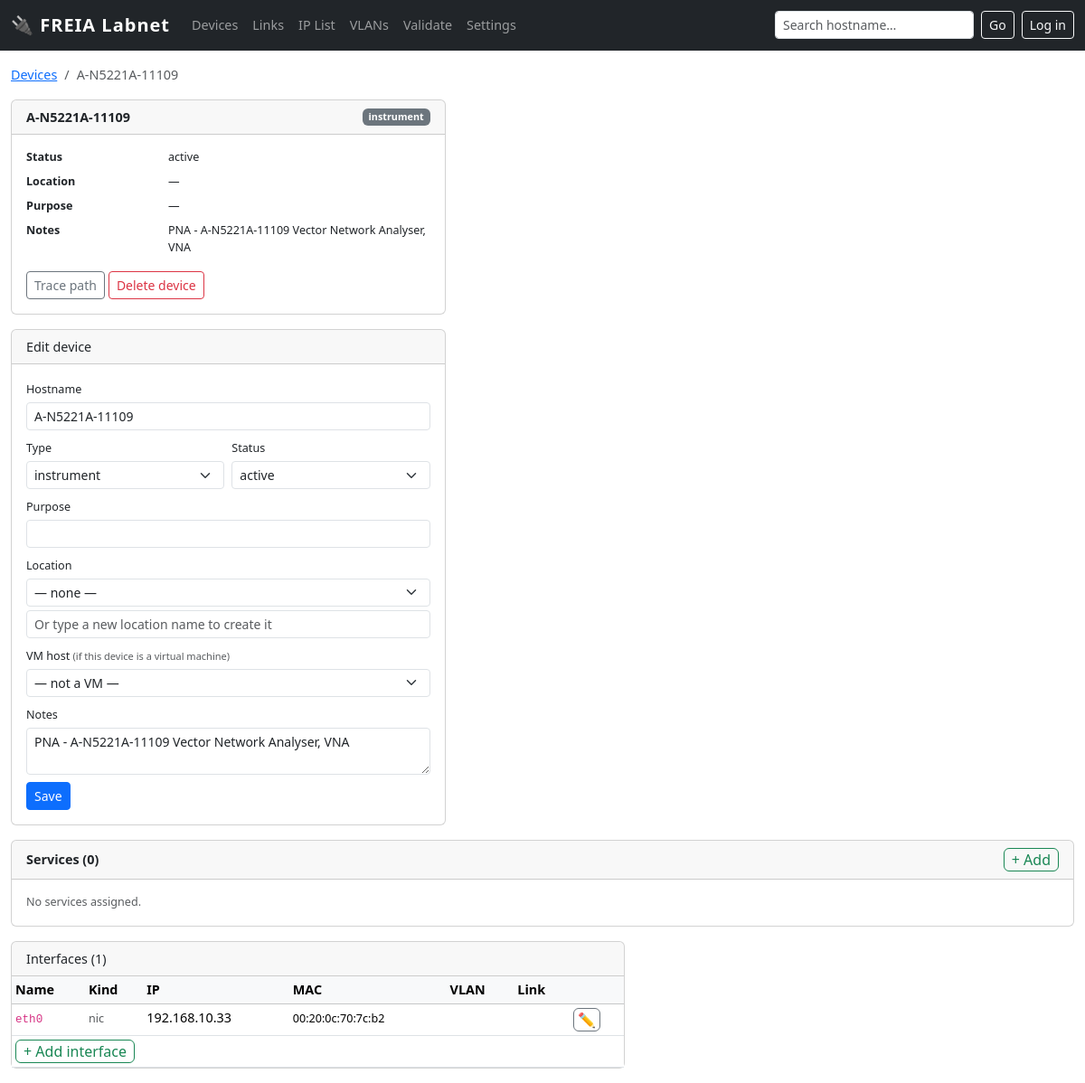
Screenshot of /device/96 with the database file from the repository.
### tables this page shows
CREATE TABLE "device" (
    id INTEGER PRIMARY KEY,
    hostname TEXT UNIQUE,
    kind TEXT NOT NULL,
    vendor_model TEXT,
    os TEXT,
    serial TEXT,
    location_id INTEGER REFERENCES location(id),
    owner TEXT,
    purpose TEXT,
    status TEXT NOT NULL DEFAULT 'active' CHECK(status IN (
        'active','spare','loan','disconnected','retired','planned'
    )),
    notes TEXT,
    vm_host_id INTEGER REFERENCES device(id)
);

CREATE TABLE enum_value (
        id       INTEGER PRIMARY KEY,
        category TEXT NOT NULL,
        value    TEXT NOT NULL,
        UNIQUE(category, value)
    );

CREATE TABLE iface (
    id INTEGER PRIMARY KEY,
    device_id INTEGER NOT NULL REFERENCES device(id) ON DELETE CASCADE,
    name TEXT NOT NULL,                 -- 'eth0','eno5','br0' for NICs; '24','C02-11A-13','P2' for ports
    kind TEXT NOT NULL CHECK(kind IN ('nic','port')),
    mac TEXT,                           -- validate format if present
    ip TEXT,
    prefix INTEGER,
    vlan_id INTEGER,
    notes TEXT, mode TEXT NOT NULL DEFAULT 'access', ip_mode TEXT DEFAULT 'static',  
    UNIQUE(device_id, name)
);

### app.py (the view, shortened to what this page needs)
@app.route('/device/<int:dev_id>')
def device(dev_id):
    dev = query(
        "SELECT d.*, l.name as location_name FROM device d "
        "LEFT JOIN location l ON l.id=d.location_id WHERE d.id=?",
        (dev_id,), one=True)
    if not dev:
        flash('Device not found', 'danger')
        return redirect(url_for('devices'))
    ifaces = query(
        "SELECT i.*, v.vid, v.name as vlan_name FROM iface i "
        "LEFT JOIN vlan v ON v.id=i.vlan_id WHERE i.device_id=?"
        " ORDER BY CAST(i.name AS INTEGER), i.name",
        (dev_id,))
    links = {}
    for iface in ifaces:
        lnks = query("""
            SELECT l.id as link_id, l.cable_nr, l.status, cr.type as cable_type,
                   CASE WHEN l.a_iface_id=? THEN l.b_iface_id ELSE l.a_iface_id END as remote_iface_id
            FROM link l LEFT JOIN cable_ref cr ON cr.nr=l.cable_nr
            WHERE l.a_iface_id=? OR l.b_iface_id=?
        """, (iface['id'], iface['id'], iface['id']))
    dev_services = query("""
        SELECT ds.id, s.name, s.category, ds.role, ds.notes
        FROM device_service ds JOIN service s ON s.id=ds.service_id
        WHERE ds.device_id=? ORDER BY s.category, s.name
    """, (dev_id,))
    all_services = query("SELECT id, name, category FROM service ORDER BY category, name")
    assigned_ids = {r['id'] for r in dev_services}
    avail_services = [s for s in all_services if s['id'] not in assigned_ids]
    vm_host = None
    if dev['vm_host_id']:
        vm_host = query("SELECT id, hostname FROM device WHERE id=?",
                        (dev['vm_host_id'],), one=True)
    hosted_vms = query(
        "SELECT id, hostname FROM device WHERE vm_host_id=? ORDER BY hostname",
        (dev_id,))
    locations = query("SELECT id, name, building, rack FROM location ORDER BY name")
    vlans     = query("SELECT id, vid, name FROM vlan ORDER BY vid")
    all_devs  = query("SELECT id, hostname FROM device ORDER BY hostname")
    return render_template('device.html', dev=dev, ifaces=ifaces, links=links,
        kinds=device_kinds(), statuses=device_statuses(), iface_kinds=IFACE_KINDS,
        locations=locations, vlans=vlans, all_devs=all_devs,
        dev_services=dev_services, avail_services=avail_services,
        vm_host=vm_host, hosted_vms=hosted_vms)

### app.py (called while the page is built)
@app.before_request
def _require_login_for_writes():
    if not _AUTH_HASH:
        return                            # no password set → open (dev mode)
    if request.endpoint in ('login', 'logout', 'static'):
        return
    if request.method == 'POST' and not current_user.is_authenticated:
        flash('Please log in to make changes.', 'warning')
        return redirect(url_for('login'))

def get_enum(category):
    try:
        rows = query("SELECT value FROM enum_value WHERE category=? ORDER BY value", (category,))
        return [r['value'] for r in rows]
    except Exception:
        return []

def device_kinds():    return get_enum('device_kind')

def device_statuses(): return get_enum('device_status')

def get_db():
    db = getattr(g, '_database', None)
    if db is None:
        db = g._database = sqlite3.connect(LABNET_PATH)
        db.row_factory = sqlite3.Row
        db.execute('PRAGMA foreign_keys = ON')
    return db

def query(sql, args=(), one=False):
    cur = get_db().execute(sql, args)
    rv = cur.fetchall()
    return (rv[0] if rv else None) if one else rv

### templates/device.html (shortened to what this page needs)
{% extends "base.html" %}
{% block content %}
<nav aria-label="breadcrumb" class="mb-2">
  <ol class="breadcrumb">
    <li class="breadcrumb-item"><a href="/devices">Devices</a></li>
    <li class="breadcrumb-item active">{{ dev['hostname'] }}</li>
  </ol>
</nav>
<div class="row g-3">
  <div class="col-lg-5">
    <div class="card mb-3">
      <div class="card-header d-flex justify-content-between align-items-center">
        <strong>{{ dev['hostname'] }}</strong>
        <span class="badge bg-secondary">{{ dev['kind'] }}</span>
      </div>
      <div class="card-body">
        <dl class="row mb-0 small">
          <dt class="col-4">Status</dt><dd class="col-8">{{ dev['status'] }}</dd>
          <dt class="col-4">Location</dt><dd class="col-8">{{ dev['location_name'] or '—' }}</dd>
          <dt class="col-4">Purpose</dt><dd class="col-8">{{ dev['purpose'] or '—' }}</dd>
          <dt class="col-4">Notes</dt><dd class="col-8">{{ dev['notes'] or '—' }}</dd>
        </dl>
        <div class="mt-2 d-flex flex-wrap gap-1">
          <a href="/trace/{{ dev['hostname'] }}" class="btn btn-sm btn-outline-secondary">Trace path</a>
          <form method="post" action="/device/{{ dev['id'] }}/delete" class="d-inline"
                onsubmit="return confirm('Delete {{ dev['hostname'] }}? This cannot be undone.')">
            <button class="btn btn-sm btn-outline-danger" type="submit">Delete device</button>
          </form>
        </div>
      </div>
    </div>
    <div class="card">
      <div class="card-header">Edit device</div>
      <div class="card-body">
        <form method="post" action="/device/{{ dev['id'] }}/edit">
          <div class="mb-2">
            <label class="form-label small mb-1">Hostname</label>
            <input type="text" name="hostname" class="form-control form-control-sm"
                   value="{{ dev['hostname'] or '' }}" required>
          </div>
          <div class="row g-2 mb-2">
            <div class="col">
              <label class="form-label small mb-1">Type</label>
              <select name="kind" class="form-select form-select-sm">
                {% for k in kinds %}
                <option value="{{ k }}" {% if k == dev['kind'] %}selected{% endif %}>{{ k }}</option>
                {% endfor %}
              </select>
            </div>
            <div class="col">
              <label class="form-label small mb-1">Status</label>
              <select name="status" class="form-select form-select-sm">
                {% for s in statuses %}
                <option value="{{ s }}" {% if s == dev['status'] %}selected{% endif %}>{{ s }}</option>
                {% endfor %}
              </select>
            </div>
          </div>
          <div class="mb-2">
            <label class="form-label small mb-1">Purpose</label>
            <input type="text" name="purpose" class="form-control form-control-sm"
                   value="{{ dev['purpose'] or '' }}">
          </div>
          <div class="mb-2">
            <label class="form-label small mb-1">Location</label>
            <select name="location_id" class="form-select form-select-sm mb-1">
              <option value="">— none —</option>
            </select>
            <input type="text" name="new_location_name" class="form-control form-control-sm"
                   placeholder="Or type a new location name to create it">
          </div>
          <div class="mb-2">
            <label class="form-label small mb-1">VM host <span class="text-muted small">(if this device is a virtual machine)</span></label>
            <select name="vm_host_id" class="form-select form-select-sm">
              <option value="">— not a VM —</option>
            </select>
          </div>
          <div class="mb-2">
            <label class="form-label small mb-1">Notes</label>
            <textarea name="notes" class="form-control form-control-sm" rows="2">{{ dev['notes'] or '' }}</textarea>
          </div>
          <button class="btn btn-sm btn-primary" type="submit">Save</button>
        </form>
      </div>
    </div>
  </div>
  <div class="col-12">
    <div class="card">
      <div class="card-header d-flex justify-content-between align-items-center">
        <strong>Services ({{ dev_services|length }})</strong>
        <button class="btn btn-xs btn-outline-success py-0 px-2"
                data-bs-toggle="collapse" data-bs-target="#add-service-form">+ Add</button>
      </div>
      {% if dev_services %}
      <div class="table-responsive">
        <table class="table table-sm table-hover mb-0">
          <thead class="table-light">
            <tr><th>Service</th><th>Category</th><th>Role</th><th>Notes</th><th></th></tr>
          </thead>
          <tbody>
            {% for ds in dev_services %}
            <tr>
              <td>{{ ds['name'] }}</td>
              <td><span class="badge {% if ds['category'] == 'epics' %}bg-info text-dark{% else %}bg-secondary{% endif %}">{{ ds['category'] }}</span></td>
              <td><small>{{ ds['role'] or '' }}</small></td>
              <td><small class="text-muted">{{ ds['notes'] or '' }}</small></td>
              <td class="text-end">
                <button class="btn btn-xs btn-outline-secondary py-0 px-1"
                        data-bs-toggle="collapse"
                        data-bs-target="#edit-svc-{{ ds['id'] }}">&#x270F;</button>
              </td>
            </tr>
            <tr class="collapse" id="edit-svc-{{ ds['id'] }}">
              <td colspan="5" class="bg-light py-2 px-3">
                <div class="d-flex gap-2 align-items-end flex-wrap">
                  <form method="post" action="/device_service/{{ ds['id'] }}/edit"
                        class="d-flex gap-2 align-items-end flex-wrap">
                    <input type="hidden" name="dev_id" value="{{ dev['id'] }}">
                    <div>
                      <label class="form-label small mb-0">Role</label>
                      <input type="text" name="role" class="form-control form-control-sm"
                             value="{{ ds['role'] or '' }}" placeholder="main / backup / ..." style="width:140px">
                    </div>
                    <div>
                      <label class="form-label small mb-0">Notes</label>
                      <input type="text" name="notes" class="form-control form-control-sm"
                             value="{{ ds['notes'] or '' }}" style="width:220px">
                    </div>
                    <button class="btn btn-sm btn-primary" type="submit">Save</button>
                  </form>
                  <form method="post" action="/device_service/{{ ds['id'] }}/delete"
                        onsubmit="return confirm('Remove ' + '{{ ds['name'] }}' + ' from this device?')">
                    <input type="hidden" name="dev_id" value="{{ dev['id'] }}">
                    <button class="btn btn-sm btn-outline-danger">Remove</button>
                  </form>
                </div>
              </td>
            </tr>
            {% endfor %}
          </tbody>
        </table>
      </div>
      {% else %}
      <div class="card-body text-muted small">No services assigned.</div>
      {% endif %}
    </div>
  </div>
  <div class="col-lg-7">
    <div class="card">
      <div class="card-header">Interfaces ({{ ifaces|length }})</div>
      <div class="table-responsive">
        <table class="table table-sm table-hover mb-0">
          <thead class="table-light">
            <tr>
              <th>Name</th><th>Kind</th><th>IP</th><th>MAC</th><th>VLAN</th><th>Link</th><th></th>
            </tr>
          </thead>
          <tbody>
            {% for iface in ifaces %}
            {% set ldata = links.get(iface['id']) %}
            <tr>
              <td>
                <code>{{ iface['name'] }}</code>
              </td>
              <td><small class="text-muted">{{ iface['kind'] }}</small></td>
              <td>
                {{ iface['ip'] or '' }}
              </td>
              <td><small>{{ iface['mac'] or '' }}</small></td>
              <td>{% if iface['vid'] %}<span class="badge bg-info text-dark">{{ iface['vid'] }} {{ iface['vlan_name'] or '' }}</span>{% endif %}</td>
              <td>
              </td>
              <td>
                <button class="btn btn-xs btn-outline-secondary py-0 px-1"
                        data-bs-toggle="collapse"
                        data-bs-target="#edit-iface-{{ iface['id'] }}">✏</button>
              </td>
            </tr>
            {% else %}
            <tr><td colspan="7" class="text-muted text-center">No interfaces</td></tr>
            {% endfor %}
            <tr>
              <td colspan="7" class="border-top-0 pt-1 pb-1">
                <button class="btn btn-xs btn-outline-success py-0 px-2"
                        data-bs-toggle="collapse" data-bs-target="#add-iface-form">
                  + Add interface
                </button>
              </td>
            </tr>
          </tbody>
        </table>
      </div>
    </div>
  </div>
</div>
{% endblock %}

### templates/base.html (style rules this page uses)
body { font-size: .9rem; }

### rows the page displays
device: hostname "A-N5221A-11109", kind "instrument", status "active", notes "PNA - A-N5221A-11109 Vector Network Analyser, VNA"
iface: name "eth0", kind "nic", ip "192.168.10.33", mac "00:20:0c:70:7c:b2"

### other values shown
{{ dev['location_name'] or '—' }} "—"
{{ dev['purpose'] or '—' }} "—"
{{ dev_services|length }} "0"
{{ ifaces|length }} "1"
